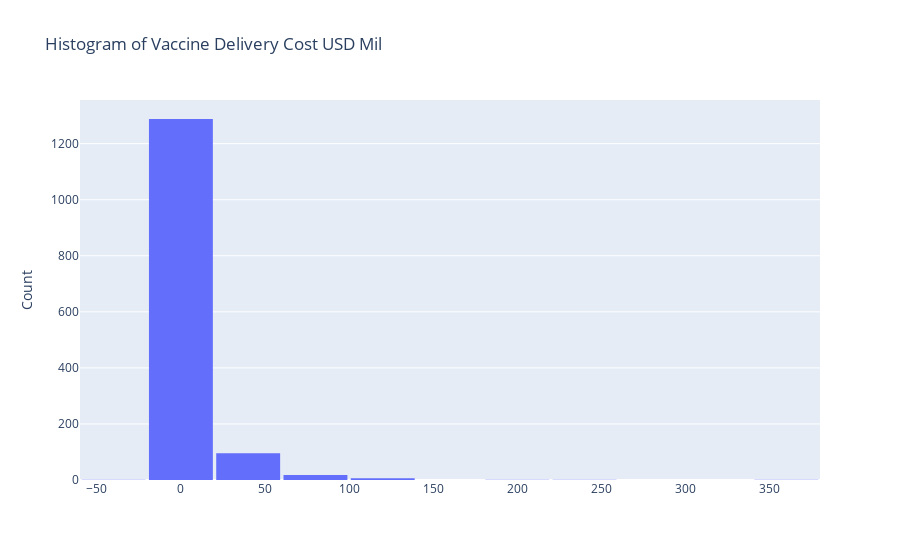

Notebook code cell kept with this figure:
### Code cell
go.Figure(
    data=[go.Histogram(x=merged_df["Vaccine Delivery Cost USD Mil"], xbins={"start": -60.0, "end": 420.0, "size": 40.0})],
    layout=go.Layout(title="Histogram of Vaccine Delivery Cost USD Mil", yaxis={"title": "Count"}, bargap=0.05),
    )

### Figure 1 — Plotly figure (JSON) as saved in the notebook; plotly's stock layout.template omitted (floating-point values rounded to 4 significant figures; data arrays with more than 128 entries replaced by an {"elided": "..."} marker saying what was removed)
{"data": [{"type": "histogram", "x": {"elided": "2192 float values"}, "xbins": {"end": 420, "size": 40, "start": -60}}], "layout": {"bargap": 0.05, "title": {"text": "Histogram of Vaccine Delivery Cost USD Mil"}, "yaxis": {"title": {"text": "Count"}}}}
